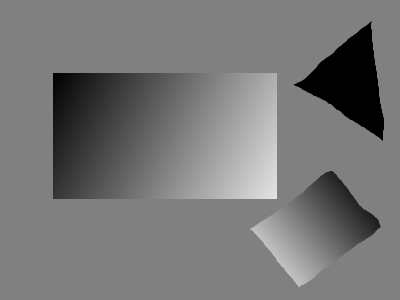
#> input picture data/pic6.png, 400 x 300 px
$ python ransac.py
#> lines starting #> are read from the running program, lines starting #| are printed output that depends on the picture; after the words box and inside, x2 and y2 are one past the last pixel; in counts of white or black regions, pixels touching at a corner belong together
### util.py
import numpy as np
import cv2
import matplotlib.pyplot as plt

## convolution
def im2col(input_data, filter_h, filter_w):
    H, W, C = input_data.shape

    u_pad_h = (filter_h-1)//2
    d_pad_h = (filter_h-1)//2
    l_pad_w = (filter_w-1)//2
    r_pad_w = (filter_w-1)//2
    if (filter_h-1) %2 ==1:
        u_pad_h +=1
    if (filter_w-1)%2 ==1:
        l_pad_w +=1
    input_data = cv2.copyMakeBorder(input_data, u_pad_h, d_pad_h, l_pad_w, r_pad_w, cv2.BORDER_REPLICATE)
    if C==1:
        input_data= np.expand_dims(input_data,-1)
    img = np.transpose(input_data,(2,0,1))
    col = np.zeros(( C, filter_h, filter_w, H, W))

    for y in range(filter_h):
        y_max = y + H
        for x in range(filter_w):
            x_max = x + W
            col[:, y, x, :, :] = img[:, y:y_max:1, x:x_max:1]

    col = np.transpose(col,(0,3,4,1,2)).reshape(C*H*W, -1)

    return col

def conv(img,filter):
    filter_h ,filter_w = filter.shape
    if len(img.shape) ==3:
        img_h,img_w,c = img.shape
    elif len(img.shape)==2:
        img_h,img_w = img.shape
        c=1
        img = np.expand_dims(img,-1)
    else:
        print("Length of image shape must over 2")
        return
    col = im2col(img,filter_h,filter_w)
    col_filetr = filter.reshape((1,-1)).T
    out = np.dot(col, col_filetr)
    return np.transpose(out.reshape((c, img_h, img_w)),(1, 2,0))

## gaussian
# [29 lines left out: functions gaussian2d, make_gaussian, get_gaussian_kernel, gaussian_blur, not called in this run]

## sobel
def direction_quantization(atan):
    ret = np.where(np.logical_and(atan >= 22.5,atan < 67.5),7,4)
    ret = np.where(np.logical_and(atan >= 67.5, atan < 111.5), 6, ret)
    ret = np.where(np.logical_and(atan >= 111.5, atan < 157.5), 5, ret)
    return ret

def sobel(img):
    sobel_mask_y = np.array([[-1, -2, -1],
                             [0, 0, 0],
                             [1, 2, 1]])

    sobel_mask_x = np.array([[-1, 0, 1],
                             [-2, 0, 2],
                             [-1, 0, 1]])

    dy_image = conv(img, sobel_mask_y).squeeze()
    dx_image = conv(img, sobel_mask_x).squeeze()
    dy_image[0, :] = dy_image[-1, :] = 0
    dx_image[:, 0] = dx_image[:, -1] = 0

    Sobel = np.uint8(np.sqrt((dy_image ** 2) + (dx_image ** 2)))
    atan = np.arctan2(dy_image, dx_image) / np.pi * 180
    atan += 90
    atan[atan > 180] = 360 - atan[atan > 180]
    atan[atan < 0] += 180
    direc = direction_quantization(atan)
    return Sobel, direc

## canny
def non_maximum_suppression(img,direction):
    e_img = np.pad(img[:, 1:], ((0, 0), (0, 1)),constant_values=255)
    w_img = np.pad(img[:, :-1], ((0, 0), (1, 0)),constant_values=255)
    n_img = np.pad(img[:-1, :], ((1, 0), (0, 0)),constant_values=255)
    s_img = np.pad(img[1:, :], ((0, 1), (0, 0)),constant_values=255)
    sw_img = np.pad(s_img[:, 1:], ((0, 0), (0, 1)),constant_values=255)
    nw_img = np.pad(n_img[:, 1:], ((0, 0), (0, 1)),constant_values=255)
    se_img = np.pad(s_img[:, :-1], ((0, 0), (1, 0)),constant_values=255)
    ne_img = np.pad(n_img[:, :-1], ((0, 0), (1, 0)),constant_values=255)

    ret = np.where(direction == 4, np.logical_and(img >= n_img, img >= s_img), False)
    ret = np.where(direction == 5, np.logical_and(img >= ne_img, img >= sw_img), ret)
    ret = np.where(direction == 6, np.logical_and(img >= e_img, img >= w_img), ret)
    ret = np.where(direction == 7, np.logical_and(img >= nw_img, img >= se_img), ret)
    return ret

def neighbor(img):
    img = np.uint8(img)
    w_img = np.pad(img[:, 1:], ((0, 0), (0, 1)))
    e_img = np.pad(img[:, :-1], ((0, 0), (1, 0)))
    n_img = np.pad(img[:-1, :], ((1, 0), (0, 0)))
    s_img = np.pad(img[1:, :], ((0, 1), (0, 0)))
    sw_img = np.pad(s_img[:, 1:], ((0, 0), (0, 1)))
    nw_img = np.pad(n_img[:, 1:], ((0, 0), (0, 1)))
    se_img = np.pad(s_img[:, :-1], ((0, 0), (1, 0)))
    ne_img = np.pad(n_img[:, :-1], ((0, 0), (1, 0)))
    return (w_img+e_img+n_img+s_img+sw_img+nw_img+se_img+ne_img+img)>0

def hysteresis_thresholding(img,th_low,th_high,direction):
    non_maxim = np.where(non_maximum_suppression(img,direction),img,0)
    high = non_maxim>th_high
    nei = neighbor(high)
    low = np.where(nei,non_maxim>th_low,0)
    return np.uint8(low)*255

def canny(img,th_low,th_high):
    sobel_im,direction = sobel(img)
    canny_img = hysteresis_thresholding(sobel_im, th_low, th_high, direction)
    return canny_img

# LOG
# [80 lines left out: functions sign, LOG_conv, get_LOG_filter, get_LOG_img, Harris_corner, draw_featrue_point, not called in this run]

### python_code/ransac.py
import sys
import os
sys.path.append(os.path.dirname(os.path.abspath(os.path.dirname(__file__))))
import cv2
import numpy as np
import matplotlib.pyplot as plt
from util import *
img = cv2.imread('../data/pic6.png',cv2.IMREAD_GRAYSCALE)
#> img is the input picture: shape (300, 400); min 0, max 228, mean 118.5

canny_img = canny(img,30,70)
#> in sobel, `atan = np.arctan2(dy_image, dx_image) / np.pi * 180`:
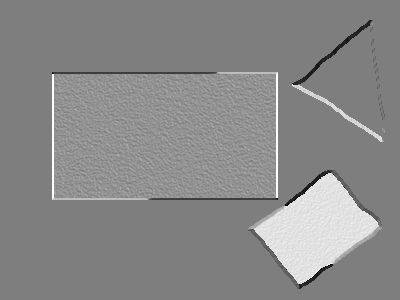
#> atan: shape (300, 400) float64; min -177, max 180, mean 14.8; drawn with min black and max white
#> in sobel, `atan[atan < 0] += 180`:
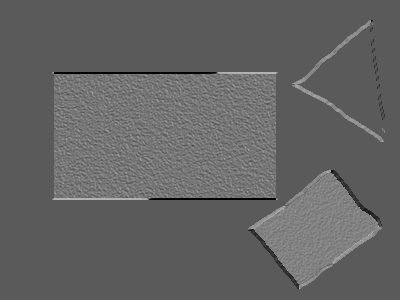
#> atan: shape (300, 400) float64; min 0, max 180, mean 99.1
#> in direction_quantization, `ret = np.where(np.logical_and(atan >= 22.5,atan < 67.5),7,4)`: ret: shape (300, 400) int64; values 4 (black) and 7 (white), 0.52% white; 25 white regions (23 under 20 px), largest, box (x1, y1, x2, y2) and area: (248, 229, 299, 289) 270, (332, 170, 382, 226) 264
#> in direction_quantization, `ret = np.where(np.logical_and(atan >= 67.5, atan < 111.5), 6, ret)`: ret: shape (300, 400) int64; 3 distinct labels, from 4 to 7
#> in direction_quantization, `ret = np.where(np.logical_and(atan >= 111.5, atan < 157.5), 5, ret)`:
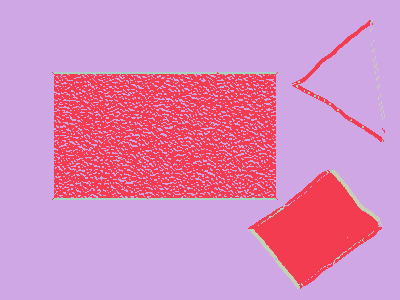
#> ret: shape (300, 400) int64; 4 distinct labels, from 4 to 7; one colour per label, 0 black
#> in non_maximum_suppression, `ret = np.where(direction == 4, np.logical_and(img >= n_img, img >= s_i..`: ret: shape (300, 400) bool; 0.48% white in thin lines or dots, all inside (x1, y1, x2, y2) = (53, 20, 383, 287)
#> in non_maximum_suppression, `ret = np.where(direction == 5, np.logical_and(img >= ne_img, img >= sw..`:
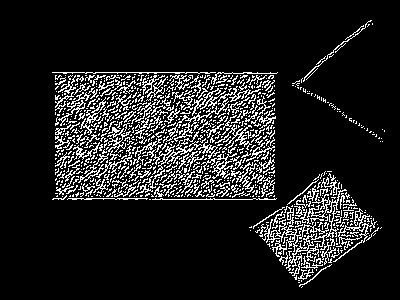
#> ret: shape (300, 400) bool; 12.1% white in thin lines or dots, all inside (x1, y1, x2, y2) = (52, 20, 385, 288)
#> in non_maximum_suppression, `ret = np.where(direction == 6, np.logical_and(img >= e_img, img >= w_i..`: ret: shape (300, 400) bool; 81.9% white; black in thin lines or dots
#> in non_maximum_suppression, `ret = np.where(direction == 7, np.logical_and(img >= nw_img, img >= se..`:
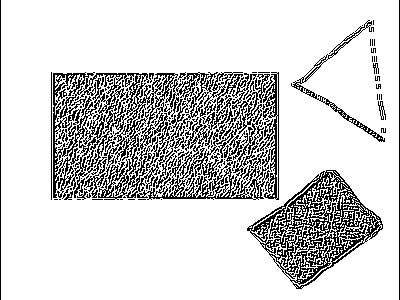
#> ret: shape (300, 400) bool; 82.1% white; black in thin lines or dots
#> in hysteresis_thresholding, `high = non_maxim>th_high`: high: shape (300, 400) bool; 1.1% white in thin lines or dots, all inside (x1, y1, x2, y2) = (52, 20, 385, 287)
#> in neighbor, `w_img = np.pad(img[:, 1:], ((0, 0), (0, 1)))`: w_img: shape (300, 400); values 0 (black) and 1 (white), 1.1% white in thin lines or dots, all inside (x1, y1, x2, y2) = (51, 20, 384, 287)
#> in neighbor, `e_img = np.pad(img[:, :-1], ((0, 0), (1, 0)))`: e_img: shape (300, 400); values 0 (black) and 1 (white), 1.1% white in thin lines or dots, all inside (x1, y1, x2, y2) = (53, 20, 386, 287)
#> in neighbor, `n_img = np.pad(img[:-1, :], ((1, 0), (0, 0)))`: n_img: shape (300, 400); values 0 (black) and 1 (white), 1.1% white in thin lines or dots, all inside (x1, y1, x2, y2) = (52, 21, 385, 288)
#> in neighbor, `s_img = np.pad(img[1:, :], ((0, 1), (0, 0)))`: s_img: shape (300, 400); values 0 (black) and 1 (white), 1.1% white in thin lines or dots, all inside (x1, y1, x2, y2) = (52, 19, 385, 286)
#> in neighbor, `sw_img = np.pad(s_img[:, 1:], ((0, 0), (0, 1)))`: sw_img: shape (300, 400); values 0 (black) and 1 (white), 1.1% white in thin lines or dots, all inside (x1, y1, x2, y2) = (51, 19, 384, 286)
#> in neighbor, `nw_img = np.pad(n_img[:, 1:], ((0, 0), (0, 1)))`: nw_img: shape (300, 400); values 0 (black) and 1 (white), 1.1% white in thin lines or dots, all inside (x1, y1, x2, y2) = (51, 21, 384, 288)
#> in neighbor, `se_img = np.pad(s_img[:, :-1], ((0, 0), (1, 0)))`: se_img: shape (300, 400); values 0 (black) and 1 (white), 1.1% white in thin lines or dots, all inside (x1, y1, x2, y2) = (53, 19, 386, 286)
#> in neighbor, `ne_img = np.pad(n_img[:, :-1], ((0, 0), (1, 0)))`: ne_img: shape (300, 400); values 0 (black) and 1 (white), 1.1% white in thin lines or dots, all inside (x1, y1, x2, y2) = (53, 21, 386, 288)
#> in neighbor, `return (w_img+e_img+n_img+s_img+sw_img+nw_img+se_img+ne_img+img)>0`: returned value: shape (300, 400) bool; 3.7% white; 16 white regions (1 under 20 px), largest, box (x1, y1, x2, y2) and area: (292, 19, 374, 113) 831, (292, 170, 383, 258) 819, (249, 211, 324, 288) 555
#> in hysteresis_thresholding, `low = np.where(nei,non_maxim>th_low,0)`:
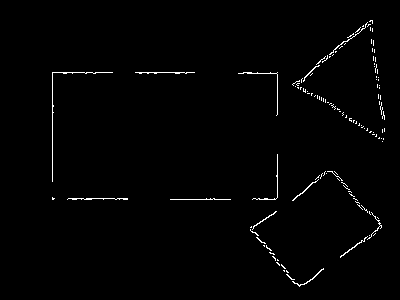
#> low: shape (300, 400) int64; values 0 (black) and 1 (white), 1.2% white in thin lines or dots, all inside (x1, y1, x2, y2) = (52, 20, 385, 287)

plt.imshow(canny_img,cmap='gray')
plt.show()


def cal_distance(a,b,c,xx,yy):
    return abs(a*xx+b*yy+c)/np.sqrt(a**2+b**2)

def make_line(y_idxs,x_idxs):
    x1,x2,y1,y2=(0,0,0,0)
    while x1 ==x2 or y1 ==y2:
        ch_idxs = np.random.choice(len(y_idxs), 2, replace=False)
        y1 = y_idxs[ch_idxs[0]]
        x1 = x_idxs[ch_idxs[0]]
        y2 = y_idxs[ch_idxs[1]]
        x2 = x_idxs[ch_idxs[1]]
    slope = (y2-y1) /(x2-x1)
    c = -(y1-(x1*slope))
    return (-1*slope,1,c) # ax+by+c=0

# ax+y+c<1를 만족하는 직선을 이미지내에 그린다. 완벽하게 0을 만족하지 않는 경우도 있기 때문에 1로 설정했다.
def draw_line(m_slope,m_bias,xx,yy):
    return np.where(abs(xx*m_slope+yy+m_bias)<1,255,0)

def Least_square(idxs):
    '''
    :param idxs: (y_idxs,x_idxs)
    :return: [a,b]^T = (A^T A)^-1 A^T B    where, ax+b=y and A=((x1,1),(x2,1),(x3,1),...), B=((y1),(y2),...)

    '''
    y_idxs,x_idxs = idxs
    x_idxs = np.expand_dims(x_idxs,-1)  # (len,1)
    y_idxs = np.expand_dims(y_idxs,-1)  # (len,1)
    A = np.concatenate([x_idxs,np.ones_like(x_idxs)],-1) # (len,2)
    slope,bias = np.matmul(np.matmul(np.linalg.inv(np.matmul(A.transpose(),A)),A.transpose()),y_idxs)
    return slope*-1,bias*-1


def ransac(img,n=50,d=2,return_image=True):
    '''
    :param img: binary(recommand)
    :param n: number of iteration
    :param d: tolerance
    :param return_image:
        True: you can get a straight line image
        False: you can get Linear equation
    :return:
    '''
    if len(img.shape)==2:
        h,w=img.shape
    else:
        h,w,c=img.shape

    y_idxs,x_idxs= np.where(img)

    x_range = np.arange(w)
    y_range = np.arange(h)
    xx, yy = np.meshgrid(x_range, y_range)

    max_line=[0,0,0,0]

    # search model
    for i in range(n):
        m_slope, one, m_bias = make_line(y_idxs, x_idxs)
        temp_idxs = np.where(np.logical_and(cal_distance(m_slope, one, m_bias, xx, yy) < d, img))
        if len(temp_idxs[0]) < 2:  # 2개 이상이어야 직선의 방정식을 세울 수 있다.
            continue
        if max_line[0] < len(temp_idxs[0]):  # 현재 찾은 직선보다 더 많은 점들을 포함하는 경우 교체한다.
            max_line = [len(temp_idxs[0]), m_slope, m_bias, temp_idxs]

    # optimization line
    optimal_param = Least_square(max_line[-1])

    if return_image:
        original_line = draw_line(max_line[1], max_line[2], xx, yy)
        optimal_line = draw_line(optimal_param[0], optimal_param[1], xx, yy)
        return original_line, optimal_line
    else:
        optimal_line = [max_line[0], optimal_param[0], optimal_param[1], max_line[3]]
        return max_line, optimal_line


def draw_line_in_image(line,img):
    if len(img.shape) is not 2:
        print("Shape of input image must have 2, but this input image have shape of {}".format(len(img.shape)))
        return None
    r = np.expand_dims(np.clip(line+img,0,255),-1)
    g = np.expand_dims(np.where(line,0,img),-1)
    b = g
    ret = np.concatenate([r,g,b],-1)
    plt.imshow(ret)


ori_line,optimal_line = ransac(canny_img)
#> in ransac, `y_idxs,x_idxs= np.where(img)`: y_idxs = 1444 values from 20 to 286; x_idxs = 1444 values, max 384 at index 641, min 52 at index 199, mean 261.8
#> the loop in ransac, `for i in range(n):` made 50 passes
#> (m_slope, m_bias, temp_idxs) on passes 1 to 10: (0.709, -354.2, 21 positions, rows 85 to 199, columns 216 to 379), (-0.947, 0.947, 55 positions, rows 72 to 285, columns 75 to 303), (0.0412, -128.1, 19 positions, rows 111 to 128, columns 52 to 383), (-0.343, -89.87, 26 positions, rows 106 to 222, columns 52 to 379), (0.833, -200.3, 14 positions, rows 72 to 159, columns 52 to 157), (2.1, -755.8, 57 positions, rows 41 to 232, columns 250 to 343), (-0.244, -96.29, 25 positions, rows 107 to 180, columns 52 to 342), (-0.163, -44.27, 62 positions, rows 72 to 108, columns 158 to 382), (0.0259, -74.75, 139 positions, rows 64 to 75, columns 52 to 376), (0.069, -194, 21 positions, rows 171 to 176, columns 276 to 335)
#> after the loop in ransac, `for i in range(n):`: max_line = 4 items
#> in Least_square, `y_idxs,x_idxs = idxs`: y_idxs = 195 values from 68 to 75; x_idxs = 195 values, max 377 at index 4, min 52 at index 13, mean 162.6
#> in Least_square, `A = np.concatenate([x_idxs,np.ones_like(x_idxs)],-1)`: A = 195 pairs, first value 52 to 377, second value 1 to 1
#> in Least_square, `slope,bias = np.matmul(np.matmul(np.linalg.inv(np.matmul(A.transpose()..`: slope = [-0.00358]; bias = [72.72]
#> in ransac, `optimal_param = Least_square(max_line[-1])`: optimal_param = ([0.00358], [-72.72])
#> in draw_line, `return np.where(abs(xx*m_slope+yy+m_bias)<1,255,0)`: returned value: shape (300, 400) int64; 0.66% white in thin lines or dots, all inside (x1, y1, x2, y2) = (0, 69, 400, 75)
#> in draw_line (call 2), `return np.where(abs(xx*m_slope+yy+m_bias)<1,255,0)`: returned value: shape (300, 400) int64; 0.67% white in thin lines or dots, all inside (x1, y1, x2, y2) = (0, 71, 400, 74)
draw_line_in_image(ori_line,canny_img)
#> in draw_line_in_image, `r = np.expand_dims(np.clip(line+img,0,255),-1)`: r: shape (300, 400, 1) int64; 1.8% white in thin lines or dots, all inside (x1, y1, x2, y2) = (0, 20, 400, 287)
draw_line_in_image(optimal_line,canny_img)

plt.show()
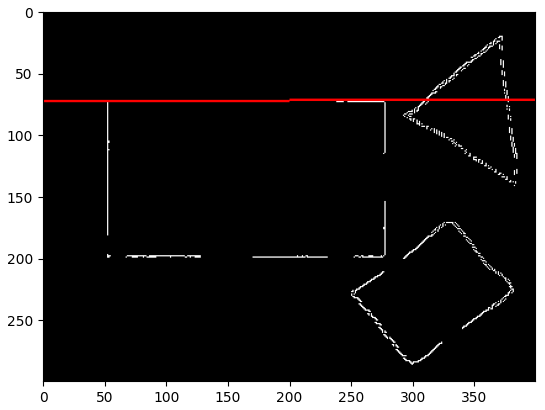
#> figure drawn by matplotlib, 1 panel

$ run again, with data/pic1.png copied over data/pic6.png
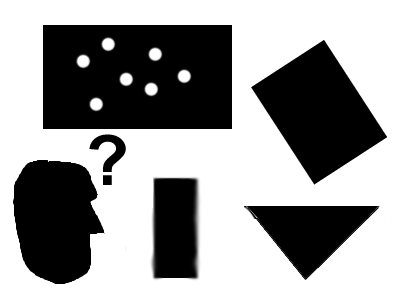
#> input picture data/pic1.png, 400 x 300 px
#> in non_maximum_suppression, `ret = np.where(direction == 7, np.logical_and(img >= nw_img, img >= se..`:
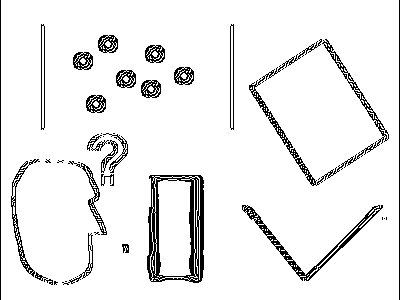
#> ret: shape (300, 400) bool; 92.6% white; black in thin lines or dots
#> high: shape (300, 400) bool; 3.5% white in thin lines or dots, all inside (x1, y1, x2, y2) = (12, 24, 388, 285)
#> in ransac, `y_idxs,x_idxs= np.where(img)`: y_idxs = 4427 values from 24 to 284; x_idxs = 4427 values, max 387 at index 2109, min 12 at index 3037, mean 179.2
#> the loop in ransac, `for i in range(n):` made 50 passes
#> (m_slope, m_bias, temp_idxs) on passes 1 to 6: (0.858, -226.1, 103 positions, rows 26 to 216, columns 13 to 232), (-1.03, 103.8, 71 positions, rows 24 to 247, columns 121 to 339), (6, -697, 96 positions, rows 24 to 283, columns 68 to 114), (-1.25, -30.5, 77 positions, rows 80 to 279, columns 42 to 199), (-1.4, 169.4, 68 positions, rows 24 to 272, columns 136 to 315), (0.26, -173.2, 126 positions, rows 81 to 170, columns 20 to 353)
#> after the loop in ransac, `for i in range(n):`: max_line = 4 items
#> in Least_square, `y_idxs,x_idxs = idxs`: y_idxs = 180 values from 24 to 279; x_idxs = 180 values, max 199 at index 53, min 190 at index 0, mean 197.2
#> A = 180 pairs, first value 190 to 199, second value 1 to 1
#> slope = [23.85]; bias = [-4494.5]
#> optimal_param = ([-23.85], [4494.5])
#> r: shape (300, 400, 1) int64; 3.7% white in thin lines or dots, all inside (x1, y1, x2, y2) = (12, 15, 388, 300)
#> r: shape (300, 400, 1) int64; 3.7% white in thin lines or dots, all inside (x1, y1, x2, y2) = (12, 14, 388, 285)
#> `plt.show()`:
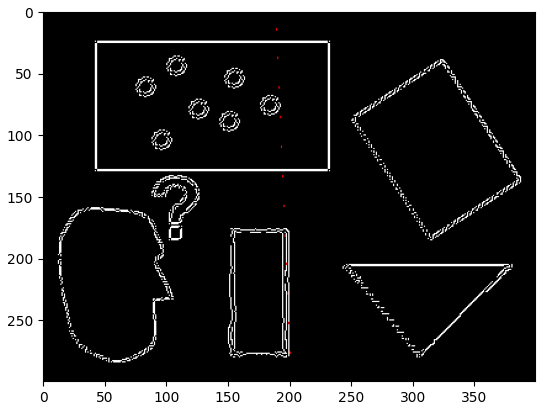
#> figure drawn by matplotlib, 1 panel

$ run again, with data/pic2.png copied over data/pic6.png
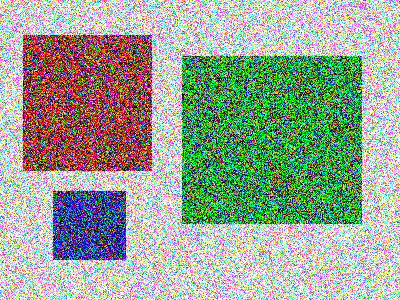
#> input picture data/pic2.png, 400 x 300 px
#> dy_image: shape (300, 400) float64; min -872, max 828, mean 0.1
#> dx_image: shape (300, 400) float64; min -919, max 937, mean 0.1
#> in direction_quantization, `ret = np.where(np.logical_and(atan >= 22.5,atan < 67.5),7,4)`:
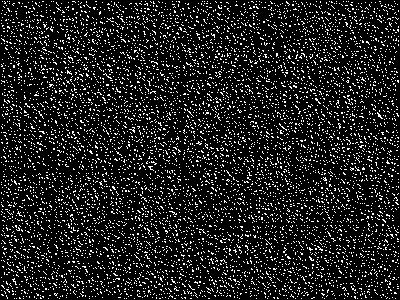
#> ret: shape (300, 400) int64; values 4 (black) and 7 (white), 12.3% white in thin lines or dots
#> high: shape (300, 400) bool; 33.6% white in thin lines or dots
#> low: shape (300, 400) int64; values 0 (black) and 1 (white), 34.1% white in thin lines or dots
#> the loop in ransac, `for i in range(n):` made 50 passes
#> (m_slope, m_bias, temp_idxs) on passes 1 to 6: (0.367, -148.6, 566 positions, rows 1 to 149, columns 0 to 399), (1.72, -578, 487 positions, rows 0 to 299, columns 161 to 338), (-0.22, -18.9, 574 positions, rows 18 to 108, columns 0 to 399), (-1.76, 95.09, 478 positions, rows 0 to 299, columns 53 to 225), (-0.904, -77.06, 488 positions, rows 76 to 299, columns 0 to 247), (-0.839, -81.52, 482 positions, rows 79 to 299, columns 0 to 262)
#> after the loop in ransac, `for i in range(n):`: max_line = 4 items
#> y_idxs = 659 values from 36 to 299; x_idxs = 659 values, max 397 at index 656, min 0 at index 0, mean 198.7
#> A = 659 pairs, first value 0 to 397, second value 1 to 1
#> slope = [0.664]; bias = [36.39]
#> optimal_param = ([-0.664], [-36.39])
#> r: shape (300, 400, 1) int64; 34.5% white in thin lines or dots
#> in draw_line_in_image, `g = np.expand_dims(np.where(line,0,img),-1)`:
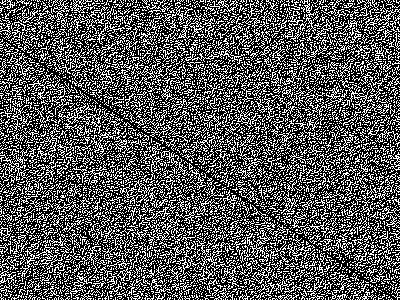
#> g: shape (300, 400, 1); 33.9% white in thin lines or dots
#> r: shape (300, 400, 1) int64; 34.5% white in thin lines or dots
#> g: shape (300, 400, 1); 33.9% white in thin lines or dots

$ run again, with data/pic3.png copied over data/pic6.png
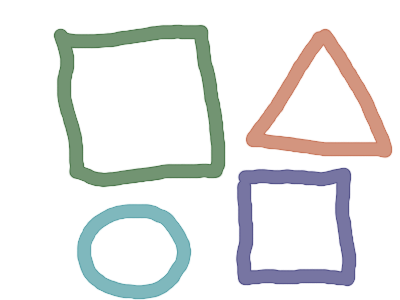
#> input picture data/pic3.png, 400 x 300 px
#> dy_image: shape (300, 400) float64; min -671, max 676, mean -0.1
#> high: shape (300, 400) bool; 3.6% white in thin lines or dots, all inside (x1, y1, x2, y2) = (53, 23, 393, 300)
#> in ransac, `y_idxs,x_idxs= np.where(img)`: y_idxs = 4632 values from 23 to 299; x_idxs = 4632 values, max 392 at index 1980, min 53 at index 164, mean 216.2
#> the loop in ransac, `for i in range(n):` made 50 passes
#> (m_slope, m_bias, temp_idxs) on passes 1 to 6: (-0.296, 13.93, 76 positions, rows 27 to 98, columns 138 to 372), (-6, 1788, 118 positions, rows 43 to 286, columns 304 to 347), (0.368, -284.8, 100 positions, rows 140 to 258, columns 76 to 391), (0.588, -221.2, 51 positions, rows 28 to 179, columns 72 to 329), (-1.22, 222.5, 74 positions, rows 23 to 205, columns 199 to 350), (-0.167, -146.7, 101 positions, rows 157 to 206, columns 69 to 348)
#> after the loop in ransac, `for i in range(n):`: max_line = 4 items
#> in Least_square, `y_idxs,x_idxs = idxs`: y_idxs = 170 values from 127 to 178; x_idxs = 170 values, max 386 at index 9, min 69 at index 161, mean 191.6
#> A = 170 pairs, first value 69 to 386, second value 1 to 1
#> slope = [-0.156]; bias = [188.7]
#> optimal_param = ([0.156], [-188.7])
#> r: shape (300, 400, 1) int64; 4.5% white in thin lines or dots
#> r: shape (300, 400, 1) int64; 4.5% white in thin lines or dots
#> `plt.show()`:
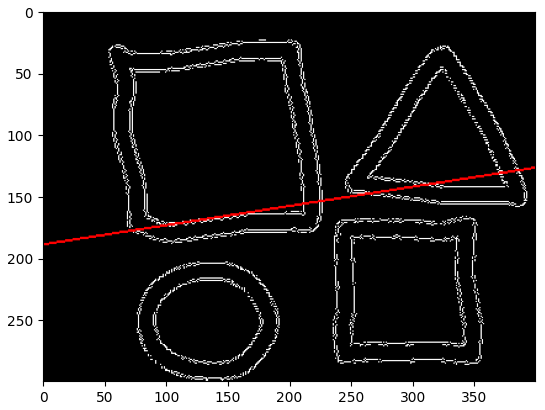
#> figure drawn by matplotlib, 1 panel
